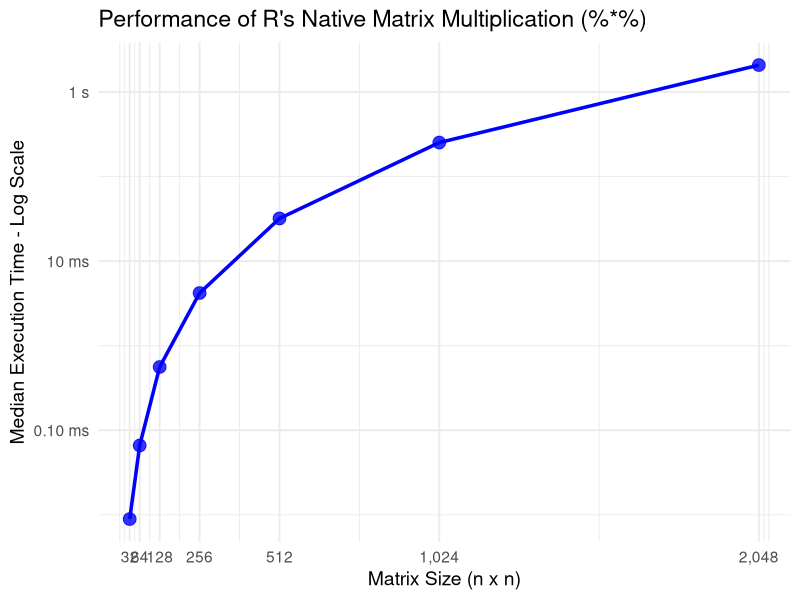
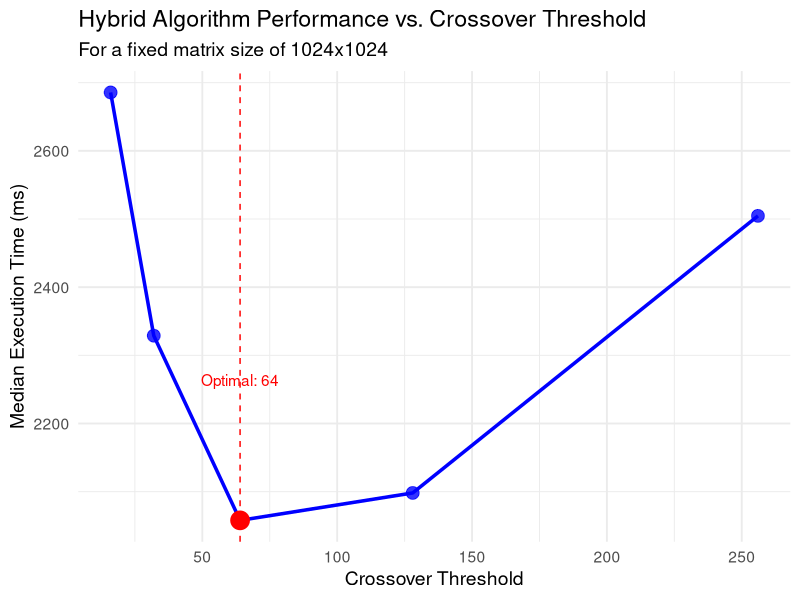
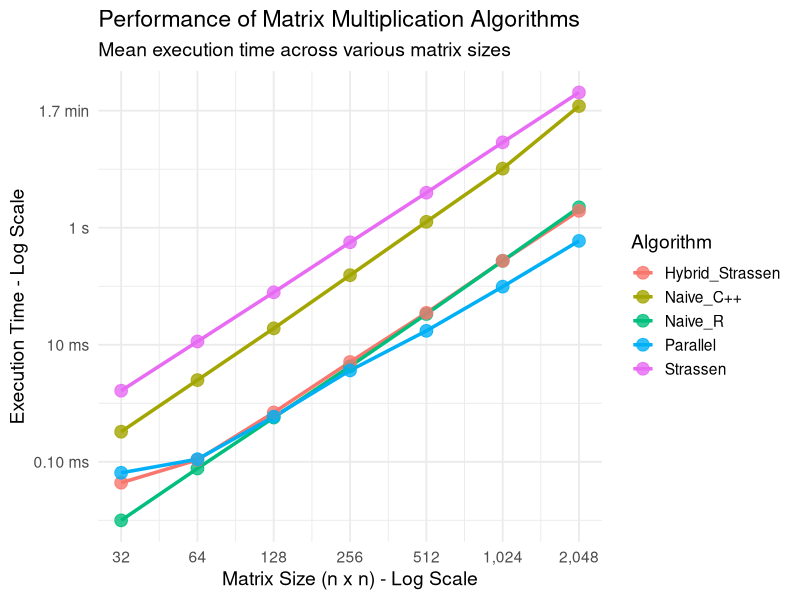

Here is the R script that generated these plots, in order:
## ---- chunk 1
knitr::opts_chunk$set(
  collapse = TRUE,
  comment = "#>"
)
## ---- chunk 2
library(ggplot2)
library(scales)
r_perf_data <- data.frame(size = c(32, 64, 128, 256, 512, 1024, 2048), time_sec = c(8.9e-06, 6.6e-05, 0.00056, 0.0042, 0.032, 0.253, 2.087))
time_labels <- function(x) { sapply(x, function(y) { if (is.na(y)) return(NA); ms <- y * 1000; if (ms < 1) return(paste(sprintf("%.2f", ms), "ms")); if (y < 1) return(paste(round(ms), "ms")); if (y < 60) return(paste(round(y, 1), "s")); return(paste(round(y/60, 1), "min")) }) }
ggplot(r_perf_data, aes(x = size, y = time_sec)) + geom_line(color = "blue", linewidth = 1.2) + geom_point(color = "blue", size = 4, alpha = 0.8) + scale_x_continuous(breaks = r_perf_data$size, labels = scales::comma) + scale_y_log10(labels = time_labels) + labs(title = "Performance of R's Native Matrix Multiplication (%*%)", x = "Matrix Size (n x n)", y = "Median Execution Time - Log Scale") + theme_minimal(base_size = 14)
## ---- chunk 3
library(ggplot2)
library(dplyr)
threshold_data <- data.frame(threshold = c(16, 32, 64, 128, 256), median_ms = c(2685.633, 2328.833, 2057.906, 2098.130, 2504.597))
optimal_point <- threshold_data %>% filter(median_ms == min(median_ms))
ggplot(threshold_data, aes(x = threshold, y = median_ms)) + geom_line(color = "blue", linewidth = 1.2) + geom_point(color = "blue", size = 4, alpha = 0.8) + geom_point(data = optimal_point, aes(x = threshold, y = median_ms), color = "red", size = 6) + geom_vline(xintercept = optimal_point$threshold, linetype = "dashed", color = "red") + annotate("text", x = optimal_point$threshold, y = optimal_point$median_ms + (0.1 * optimal_point$median_ms), label = paste("Optimal:", optimal_point$threshold), color = "red", hjust = 0.5) + labs(title = "Hybrid Algorithm Performance vs. Crossover Threshold", subtitle = "For a fixed matrix size of 1024x1024", x = "Crossover Threshold", y = "Median Execution Time (ms)") + theme_minimal(base_size = 14)
## ---- chunk 4
library(ggplot2)
library(dplyr)
library(scales)
benchmark_data <- data.frame(size = rep(c(32, 64, 128, 256, 512, 1024, 2048), each = 5), expr = rep(c("Naive_R", "Naive_C++", "Strassen", "Hybrid_Strassen", "Parallel"), times = 7), mean_ms = c(0.01, 0.327, 1.641, 0.044, 0.065, 0.077, 2.493, 11.38, 0.108, 0.111, 0.571, 19.09, 78.85, 0.697, 0.591, 4.285, 154.6, 564.2, 5.083, 3.648, 33.48, 1261, 3962, 35.1, 17.31, 272.1, 10227, 28779, 271.6, 98.47, 2231, 119661, 204754, 1945, 595.6))
benchmark_data$time_sec <- benchmark_data$mean_ms/1000
ggplot(benchmark_data, aes(x = size, y = time_sec, color = expr, group = expr)) + geom_line(linewidth = 1.2) + geom_point(size = 4, alpha = 0.8) + scale_x_log10(breaks = 2^(5:11), labels = scales::comma) + scale_y_log10(labels = time_labels) + labs(title = "Performance of Matrix Multiplication Algorithms", subtitle = "Mean execution time across various matrix sizes", x = "Matrix Size (n x n) - Log Scale", y = "Execution Time - Log Scale", color = "Algorithm") + theme_minimal(base_size = 14)
